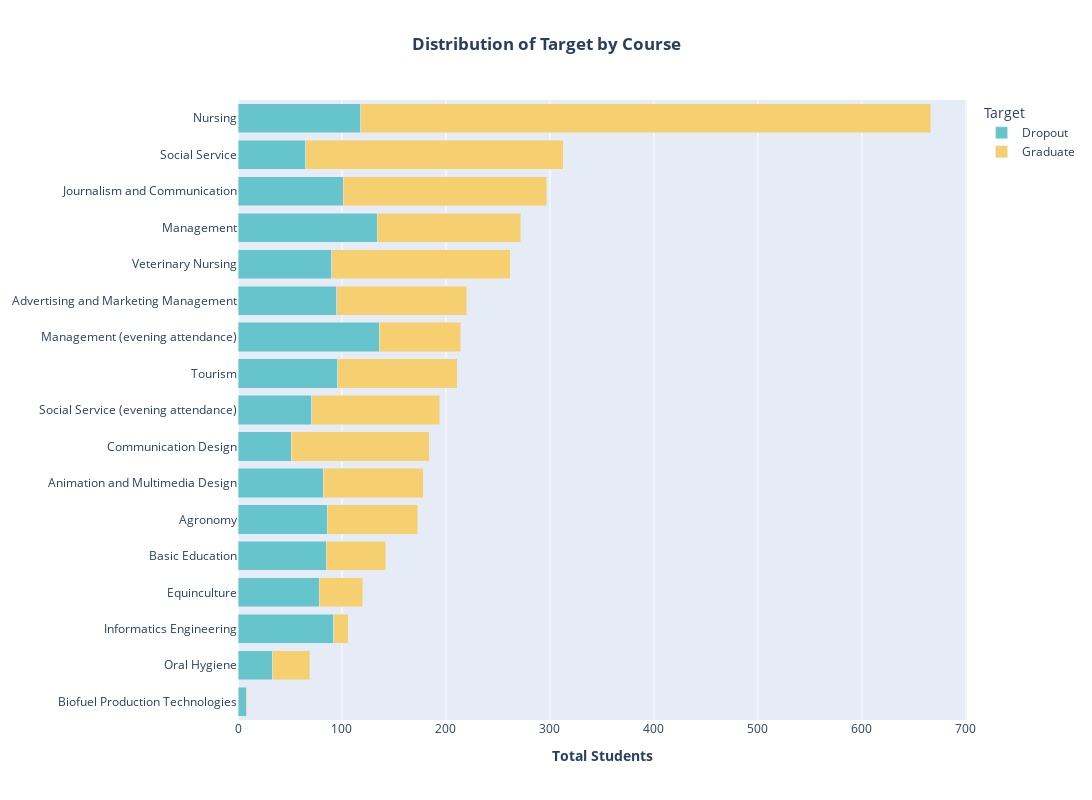

Write notebook code for a chart like this one.
### Code cell
import plotly.express as px

# Group by Course and Target
student_courses = (
    df.groupby(["Course", "Target"])
    .size()
    .reset_index()
    .pivot(columns="Target", index="Course", values=0)
)
student_courses = student_courses.rename(
    index={
        1: "Biofuel Production Technologies",
        2: "Animation and Multimedia Design",
        3: "Social Service (evening attendance)",
        4: "Agronomy",
        5: "Communication Design",
        6: "Veterinary Nursing",
        7: "Informatics Engineering",
        8: "Equinculture",
        9: "Management",
        10: "Social Service",
        11: "Tourism",
        12: "Nursing",
        13: "Oral Hygiene",
        14: "Advertising and Marketing Management",
        15: "Journalism and Communication",
        16: "Basic Education",
        17: "Management (evening attendance)",
    }
)

# Ensure the 'Dropout' column exists
if "Dropout" not in student_courses.columns:
    student_courses["Dropout"] = student_courses[0]  # Assuming '0' represents dropouts

# Sum the total number of students for each course and sort for the plot
student_courses["Total"] = student_courses.sum(axis=1)
student_courses_sorted = student_courses.sort_values(by="Total", ascending=True)

# Remove the 'Total' column
student_courses_sorted.drop(columns="Total", inplace=True)

# Generate the interactive plot
fig = px.bar(
    student_courses_sorted,
    orientation="h",
    title="Distribution of Target by Course",
    labels={"value": "Total Students", "Course": "Course"},
    color_discrete_sequence=px.colors.qualitative.Pastel,
)

# Customize the layout
fig.update_layout(
    title={"text": "<b>Distribution of Target by Course</b>", "x": 0.5},
    xaxis_title="<b>Total Students</b>",
    yaxis_title=None,
    barmode="stack",
    width=1200,  # Increase the width
    height=800,  # Increase the height
)

# Show the plot
fig.show()

### Figure 1 — Plotly figure (JSON) as saved in the notebook; plotly's stock layout.template omitted (floating-point values rounded to 4 significant figures)
{"data": [{"alignmentgroup": "True", "hovertemplate": "Target=Dropout<br>Total Students=%{x}<br>Course=%{y}<extra></extra>", "legendgroup": "Dropout", "marker": {"color": "rgb(102, 197, 204)", "pattern": {"shape": ""}}, "name": "Dropout", "offsetgroup": "Dropout", "orientation": "h", "showlegend": true, "textposition": "auto", "type": "bar", "x": [8, 33, 92, 78, 85, 86, 82, 51, 71, 96, 136, 95, 90, 134, 101, 65, 118], "xaxis": "x", "y": ["Biofuel Production Technologies", "Oral Hygiene", "Informatics Engineering", "Equinculture", "Basic Education", "Agronomy", "Animation and Multimedia Design", "Communication Design", "Social Service (evening attendance)", "Tourism", "Management (evening attendance)", "Advertising and Marketing Management", "Veterinary Nursing", "Management", "Journalism and Communication", "Social Service", "Nursing"], "yaxis": "y"}, {"alignmentgroup": "True", "hovertemplate": "Target=Graduate<br>Total Students=%{x}<br>Course=%{y}<extra></extra>", "legendgroup": "Graduate", "marker": {"color": "rgb(246, 207, 113)", "pattern": {"shape": ""}}, "name": "Graduate", "offsetgroup": "Graduate", "orientation": "h", "showlegend": true, "textposition": "auto", "type": "bar", "x": [1, 36, 14, 42, 57, 87, 96, 133, 123, 115, 78, 125, 172, 138, 196, 248, 548], "xaxis": "x", "y": ["Biofuel Production Technologies", "Oral Hygiene", "Informatics Engineering", "Equinculture", "Basic Education", "Agronomy", "Animation and Multimedia Design", "Communication Design", "Social Service (evening attendance)", "Tourism", "Management (evening attendance)", "Advertising and Marketing Management", "Veterinary Nursing", "Management", "Journalism and Communication", "Social Service", "Nursing"], "yaxis": "y"}], "layout": {"barmode": "stack", "height": 800, "legend": {"title": {"text": "Target"}, "tracegroupgap": 0}, "title": {"text": "<b>Distribution of Target by Course</b>", "x": 0.5}, "width": 1200, "xaxis": {"anchor": "y", "domain": [0, 1], "title": {"text": "<b>Total Students</b>"}}, "yaxis": {"anchor": "x", "domain": [0, 1], "title": {}}}}
